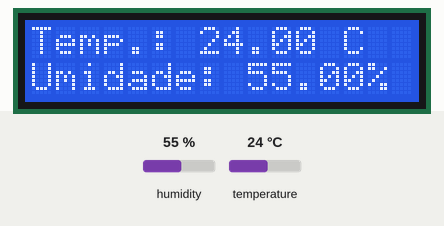
Simulated run of this sketch. Board: Arduino Uno, built with avr-gcc and run on an emulated ATmega328P. Parts: 16×2 character LCD. Inputs (shaded band) come from the test bench; at power-on: humidity 55 %, temperature 24 °C.

Above: at 1.2 s.
1.3 s: humidity set to 22 %
At 3.7 s:
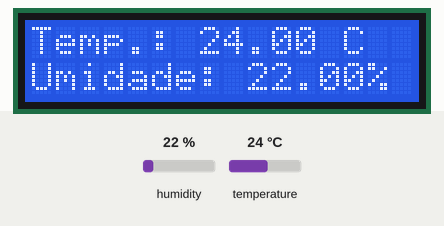
5.3 s: temperature set to 12 °C
At 6.8 s:
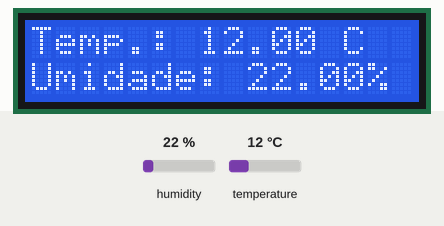
9.3 s: humidity set to 40 %
At 13.0 s:
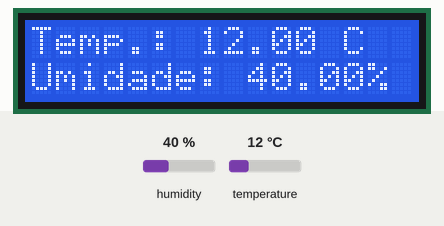
13.8 s: temperature set to 19 °C
At 16.1 s:
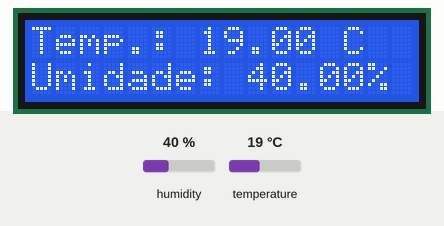
Timing chart, 0 to 17.6 s (numbered marks = the images above; inputs shaded):
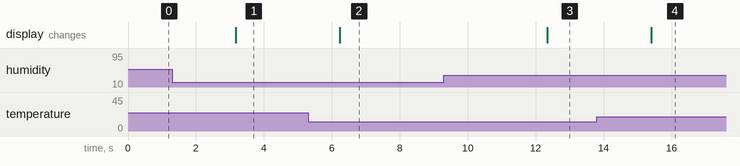

Measured:
- after the input at 1.3 s, the display: changes after 1.9 s (image 1)
- after the input at 5.3 s, the display: changes after 0.93 s (image 2)
- after the input at 9.3 s, the display: changes after 3.0 s (image 3)
- after the input at 13.8 s, the display: changes after 1.6 s (image 4)

The sketch:

dht11lcdi2c.ino
```cpp
#include "DHT.h"
#include <LCD_I2C.h>

#define DHTPIN A0
#define DHTTYPE DHT11

DHT dht(DHTPIN, DHTTYPE);
LCD_I2C lcd(0x27, 16, 2);

void setup()
{
    lcd.begin();
    lcd.backlight();
    dht.begin();
}

void loop()
{
  sensorTemperaturaUmidade();
}

void sensorTemperaturaUmidade() {
  float umidade = dht.readHumidity();
  float temperatura = dht.readTemperature();

  lcd.clear();
  lcd.setCursor(0, 0);
  lcd.print("Temp.: " + String(temperatura) + String(" C"));
  lcd.setCursor(0, 1);
  lcd.print("Umidade: " + String(umidade) + String("%"));
  delay(3000);
}
```
